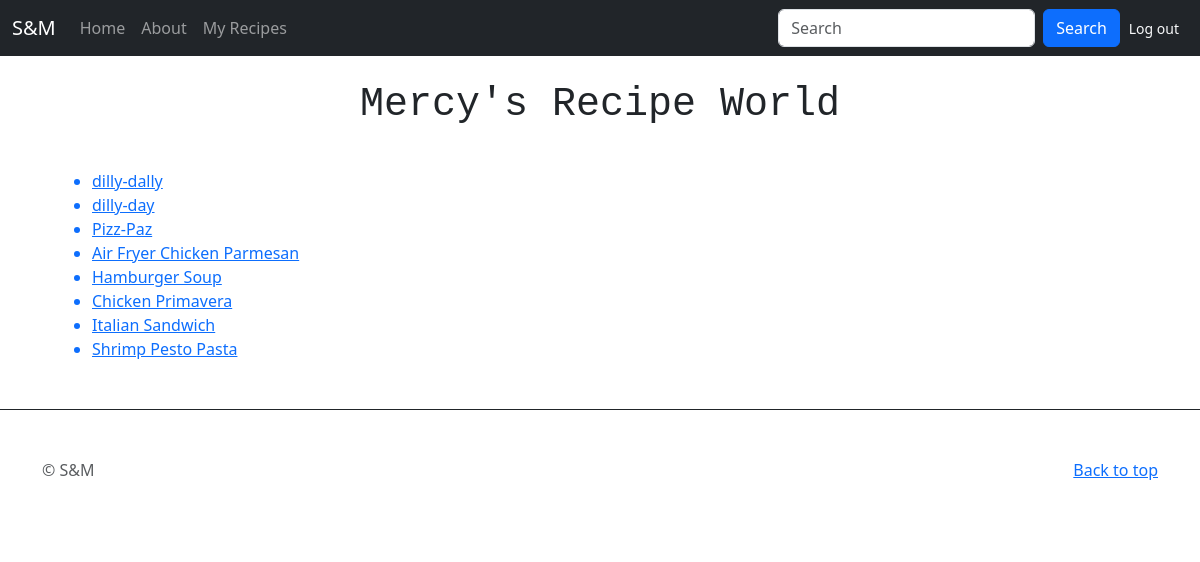
/my_recipes (signed in), run on the app's committed database.
### models.py (models this page shows, shortened)
class User(db.Model, UserMixin):
    __tablename__ = 'users'
    id = Column(Integer, primary_key=True)
    name = Column(String)
    email = Column(String, unique=True)
    recipes = relationship('Recipe',
                           secondary=user_recipe_table,
                           back_populates='users')
    password_hash = Column(String(128))
    uploaded_recipes = relationship('Recipe', back_populates='uploaded_by')

class Recipe(db.Model):
    __tablename__ = 'recipes'
    id = Column(Integer, primary_key=True)
    name = Column(String, nullable=False, unique = True)
    time_taken = Column(Integer)
    images = relationship('Image', backref='recipe', lazy=True)
    ingredients = relationship('Ingredient',
                               secondary=recipe_ingredient_table,
                               back_populates='recipes')
    users = relationship('User',
                         secondary=user_recipe_table,
                         back_populates='recipes')
    user_id = Column(Integer, ForeignKey('users.id'))
    uploaded_by = relationship('User', back_populates='uploaded_recipes')
    instructions = Column(Text)

### main.py (the view)
@app.route("/my_recipes", methods=['POST', 'GET'])
@login_required
def my_recipes():
  recipes = db.session.query(Recipe).join(User).filter(
    User.id == g.user.id).all()
  return render_template("my_recipes.html", recipes=recipes)

### main.py (called while the page is built)
@login_manager.user_loader
def load_user(user_id):
  return db.session.get(User, int(user_id))

@app.before_request
def before_request():
  g.user = current_user

### templates/my_recipes.html (shortened to what this page needs)
{% extends 'base.html'%}
{% block search %}
  <form class="d-flex" action = "{{url_for('search')}}">
              <input class="form-control me-2" type="text" placeholder="Search" name = 'q'>
              <button class="btn btn-primary" type="submit">Search</button>
            </form>
{% endblock %}
{% block content %}
<div style="width: 90%; margin-right:auto; margin-left:auto;">
<h1 style="margin-top: 25px; text-align: center; font-family: monospace; margin-bottom: 2.5rem;">{{g.user.name}}'s Recipe World</h1>
<ul>
      {%for recipe in recipes%}
        <a href="/recipe/{{recipe.id}}"><li>{{recipe.name}}</li></a>
      {%endfor%}
</ul>
  </div>
{%endblock%}

### data on the page
User: user.name "Mercy"
Recipe: name "dilly-dally"
Recipe: name "dilly-day"
Recipe: name "Pizz-Paz"
Recipe: name "Air Fryer Chicken Parmesan"
Recipe: name "Hamburger Soup"
Recipe: name "Chicken Primavera"
Recipe: name "Italian Sandwich"
Recipe: name "Shrimp Pesto Pasta"
